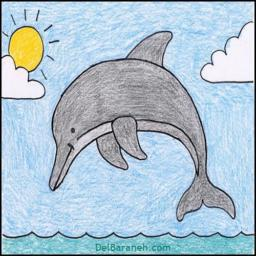
#> input picture images/0.jpg, 256 x 256 px
$ python -i get_sketch.py   (imports and definitions only)
#> lines starting #> are read from the running program, lines starting #| are printed output that depends on the picture; after the words box and inside, x2 and y2 are one past the last pixel; in counts of white or black regions, pixels touching at a corner belong together; long printed decimals are rounded
# -*- coding: utf-8 -*-
"""
Created on Fri Apr 10 22:25:28 2020

@author: kumat
"""

import numpy as np
import cv2
from matplotlib import pyplot
from skimage import measure

def cv_imread(file_path):
#> called with file_path = 'images\\0.jpg'
    cv_img = cv2.imdecode(np.fromfile(file_path, dtype=np.uint8),-1)
#> cv_img is the input picture: shape (256, 256, 3); mean B, G, R 208.4, 194.6, 173.4
    return cv_img

def smooth(name, or_img_big):
#> called with name = 'images\\0.jpg'
    print(or_img_big.shape)
#| (256, 256, 3)
    w = or_img_big.shape[1]
#> w = 256
    h = or_img_big.shape[0]
#> h = 256
    if w > h:
        w_ = w/500
        h_ = int(h/w_)
        dim = (500,h_)
        or_img = cv2.resize(or_img_big, dim)
    else:
        h_ = h/500
#> h_ = 0.512
        w_ = int(w/h_)
#> w_ = 500
        dim = (w_,500)
#> dim = (500, 500)
        or_img = cv2.resize(or_img_big, dim)
#> or_img: shape (500, 500, 3)

    print('shape small: ',or_img.shape)
#| shape small:  (500, 500, 3)
    pyplot.imshow(or_img)
    pyplot.show()
    hsv = cv2.cvtColor(or_img, cv2.COLOR_BGR2HSV)
#> hsv: shape (500, 500, 3); mean H, S, V 48.5, 50.4, 211.4
    # 取出value
    value = hsv[:,:,2]
    # covert the BGR image to an YCbCr image
    gray_img = cv2.cvtColor(or_img, cv2.COLOR_RGB2GRAY)
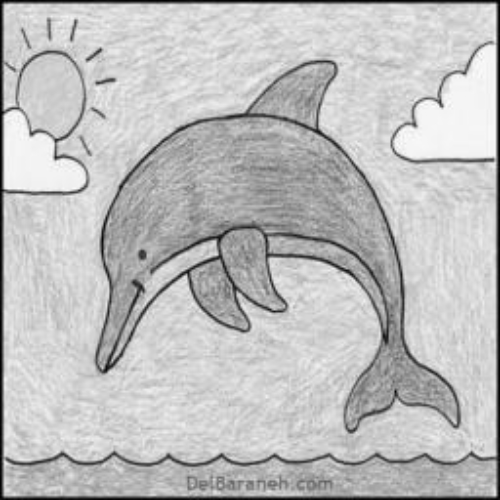
#> gray_img: shape (500, 500); min 0, max 254, mean 189.7
    gray_img_copy = gray_img.copy()
    # copy the image to create a binary mask later
    binary_mask = np.copy(gray_img)
    binary_mask_line = np.copy(gray_img)

    # get mean value of the pixels in Y plane
    gray_mean = np.mean(gray_img)
#> gray_mean = 189.7

    # get standard deviation of channel in Y plane
    gray_std = np.std(gray_img)
#> gray_std = 42.17
    print('before gray_mean: ', gray_mean)
#| before gray_mean:  189.711
    print('before gray_std: ', gray_std)
#| before gray_std:  42.168

    pyplot.imshow(gray_img,'gray')
    pyplot.show()

    # get mean value of the pixels in Y plane
    v_mean = np.mean(value)
#> v_mean = 211.4
    # get standard deviation of channel in Y plane
    v_std = np.std(value)
#> v_std = 48.26
    print('before v_mean: ', v_mean)
#| before v_mean:  211.428
    print('before v_std: ', v_std)
#| before v_std:  48.265

    a_plot = np.zeros(gray_img.shape)
    for i in range(gray_img.shape[0]):
        for j in range(gray_img.shape[1]):
            a = gray_img[i,j] - gray_mean #距離mean的距離
            binary_mask[i, j] = 0
            a_ = abs(a) / gray_std
            a_plot[i,j] = a_
            if gray_img[i,j] > gray_mean+ 0.5*gray_std:
                binary_mask[i, j] = 255
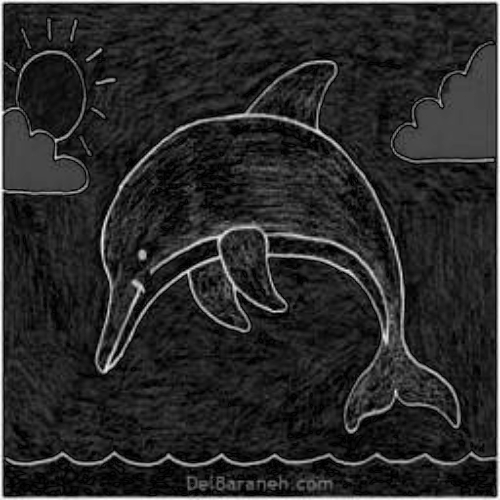
#> a_plot: shape (500, 500) float64; min 0.00685, max 4.5, mean 0.735; drawn with min black and max white
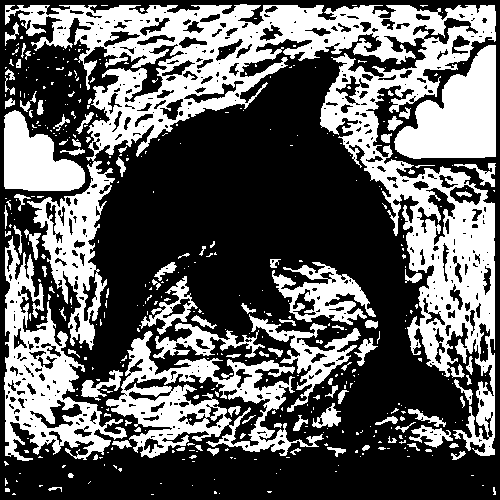
#> binary_mask: shape (500, 500); 37.9% white; 432 white regions (333 under 20 px), largest, box (x1, y1, x2, y2) and area: (5, 4, 496, 456) 49690, (4, 236, 127, 461) 9251, (106, 331, 324, 458) 9000


    pyplot.imshow(binary_mask)
    pyplot.show()

    kernel = np.ones((5,5),np.uint8)
    binary_mask = cv2.morphologyEx(binary_mask, cv2.MORPH_CLOSE, kernel)
#> binary_mask: shape (500, 500); 48.6% white; 103 white regions (85 under 20 px), largest, box (x1, y1, x2, y2) and area: (4, 4, 496, 462) 120206, (149, 262, 177, 290) 294, (50, 114, 70, 136) 165
    pyplot.imshow(binary_mask)
    pyplot.show()
    binary_mask = cv2.morphologyEx(binary_mask, cv2.MORPH_OPEN, kernel)
#> binary_mask: shape (500, 500); 46.6% white; 31 white regions, largest, box (x1, y1, x2, y2) and area: (5, 4, 496, 456) 65788, (4, 157, 378, 459) 39624, (4, 104, 85, 191) 4175
    pyplot.imshow(binary_mask)
    pyplot.show()

    for i in range(gray_img.shape[0]):
        for j in range(gray_img.shape[1]):
                if  binary_mask[i, j] == 255:
                    a_ = a_plot[i,j]
                    gray_img[i,j] -= (gray_std // a_)//3
                    hsv[i,j,2] -= v_std //3
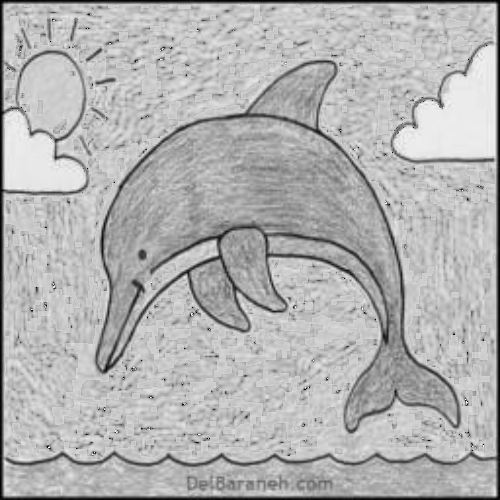
#> gray_img: shape (500, 500); min 0, max 245, mean 178.6
#> hsv: shape (500, 500, 3); mean H, S, V 48.5, 50.4, 204


    after = cv2.cvtColor(gray_img, cv2.COLOR_GRAY2RGB)
    pyplot.imshow(after)
    pyplot.show()

    gray_mean = np.mean(gray_img)
#> gray_mean = 178.6
    gray_std = np.std(gray_img)
#> gray_std = 38.09

    hist = cv2.calcHist([gray_img], [0], None, [256], [0, 256])  # ←計算直方圖資訊
#> hist = 256 values, max 7437 at index 196, min 0 at index 239, mean 976.6

    #使用MatPlot繪出 histogram

    pyplot.figure()

    pyplot.title("Grayscale Histogram")

    pyplot.xlabel("Bins")

    pyplot.ylabel("# of Pixels")

    pyplot.plot(hist)

    pyplot.xlim([0, 256])
    pyplot.axvline(x=gray_mean, color='r', linestyle='--', linewidth = 2)
    pyplot.axvline(x=gray_mean+gray_std, color='g', linestyle='--', linewidth = 2)
    pyplot.axvline(x=gray_mean-gray_std, color='g', linestyle='--', linewidth = 2)
    pyplot.show()
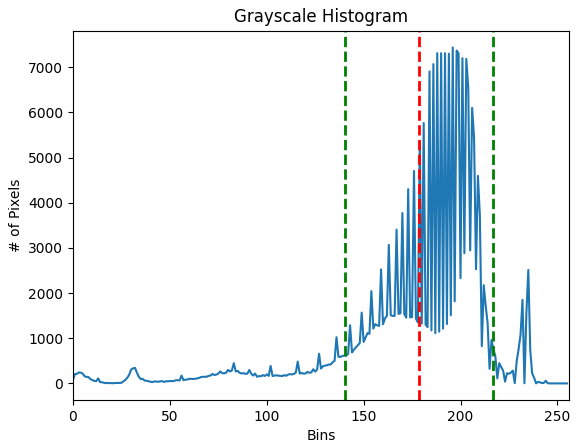
#> figure drawn by matplotlib, 1 panel; curve peaks at x = 196, y = 7437

    for i in range(gray_img.shape[0]):
        for j in range(gray_img.shape[1]):
            binary_mask[i, j] = 0
            if gray_img[i,j] < gray_mean - gray_std:
                binary_mask[i, j] = 255
#> binary_mask: shape (500, 500); 10.8% white; 668 white regions (615 under 20 px), largest, box (x1, y1, x2, y2) and area: (95, 60, 461, 434) 10863, (0, 0, 500, 500) 10150, (391, 41, 494, 163) 776

    thresh = binary_mask.copy()
    #在binary_mask用Connected-component
    labels = measure.label(thresh, connectivity=2, background=0)
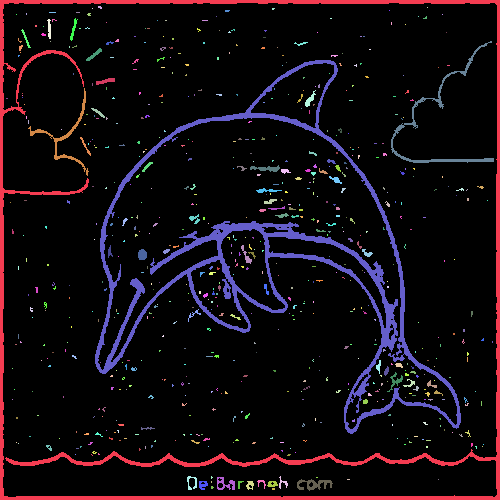
#> labels: shape (500, 500) int64; 669 distinct labels, from 0 to 668; one colour per label, 0 black
    #顯示一共貼了幾個Lables（即幾個components）
    mask = np.zeros(thresh.shape, dtype="uint8")
    print("[INFO] Total {} blobs".format(len(np.unique(labels))))
#| [INFO] Total 669 blobs

    #依序處理每個labels
    for (i, label) in enumerate(np.unique(labels)):
        #如果label=0，表示它為背景
        if label == 0:
            #print("[INFO] label: 0 (background)")
            continue
        #否則為前景，顯示其label編號
        #print("[INFO] label: {} (foreground)".format(i))

        #建立該前景的Binary圖
        labelMask = np.zeros(thresh.shape, dtype="uint8")
        labelMask[labels == label] = 255
        #有幾個非0的像素?
        numPixels = cv2.countNonZero(labelMask)

        #如果像素數目在
        if numPixels > 5:
            mask = cv2.add(mask, labelMask)
#> this loop made 669 passes
#> numPixels on passes 2 to 4: 10150, 9, 1
#> labelMask: shape (500, 500); 0% white in thin lines or dots, all inside (x1, y1, x2, y2) = (272, 488, 275, 490)
    '''
    #顯示所抓取到的
    cv2.imshow("Large Blobs", mask)
    cv2.imshow("Large", binary_mask)
    cv2.waitKey(0)
    cv2.destroyAllWindows()
    '''
    or_img = cv2.cvtColor(hsv, cv2.COLOR_HSV2BGR)

    for i in range(gray_img.shape[0]):
        for j in range(gray_img.shape[1]):
            if mask[i, j] == 0 :
                or_img[i,j] = [255,255,255]
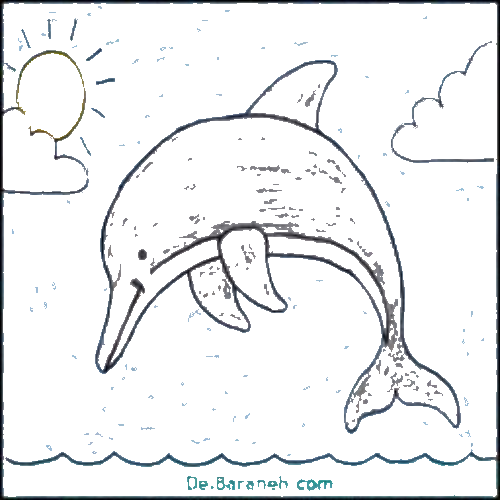
#> or_img: shape (500, 500, 3); mean R, G, B 237.3, 238.4, 239.4
    or_img = cv2.cvtColor(or_img, cv2.COLOR_BGR2RGB)
    cv2.imwrite('images/com_'+name,or_img)
    pyplot.imshow(or_img)
    pyplot.show()
    return or_img

def sketch(fileChoosed):
    fileChoosed = fileChoosed.replace('/','\\')
    print(fileChoosed)

    or_img = cv_imread(fileChoosed)
    or_img = cv2.cvtColor(or_img, cv2.COLOR_BGR2RGB)
    after = smooth(fileChoosed,or_img)
    cv2.imwrite('images/result.jpg',after)

>>> result = sketch('images/0.jpg')

$ run again, on images/1.jpg
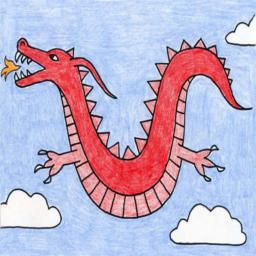
#> input picture images/1.jpg, 256 x 256 px
#> in cv_imread, cv_img is the input picture: shape (256, 256, 3); mean B, G, R 203.4, 177.8, 189.7
#| (256, 256, 3)
#| shape small:  (500, 500, 3)
#> in smooth, `gray_mean = np.mean(gray_img)`: gray_mean = 184.2
#> in smooth, `gray_std = np.std(gray_img)`: gray_std = 46.2
#| before gray_mean:  184.150
#| before gray_std:  46.198
#> v_mean = 227.9
#> v_std = 40.36
#| before v_mean:  227.920
#| before v_std:  40.365
#> after the loop in smooth, `for i in range(gray_img.shape[0]):`:
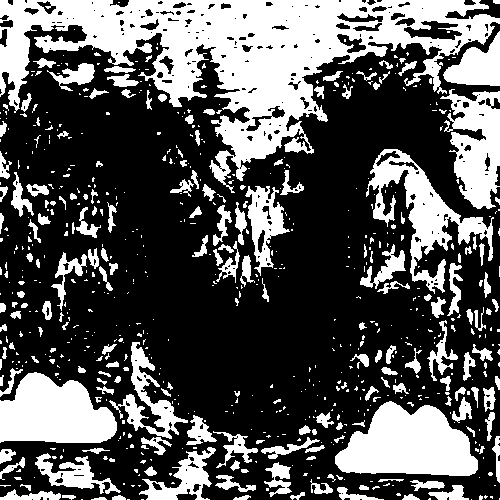
#> binary_mask: shape (500, 500); 34% white; 688 white regions (496 under 20 px), largest, box (x1, y1, x2, y2) and area: (0, 0, 500, 193) 33201, (335, 401, 478, 476) 7297, (0, 372, 117, 443) 6045
#> in smooth, `gray_mean = np.mean(gray_img)`: gray_mean = 175.8
#> in smooth, `gray_std = np.std(gray_img)`: gray_std = 42.25
#> hist = 256 values, max 8245 at index 201, min 0 at index 0, mean 976.6
#> labels: shape (500, 500) int64; 66 distinct labels, from 0 to 65
#| [INFO] Total 66 blobs
#> the loop in smooth, `for (i, label) in enumerate(np.unique(labels)):` made 66 passes
#> numPixels on passes 2 to 9: 3, 5, 6, 1, 469, 1, 2, 4
#> after the loop in smooth, `for i in range(gray_img.shape[0]):`:
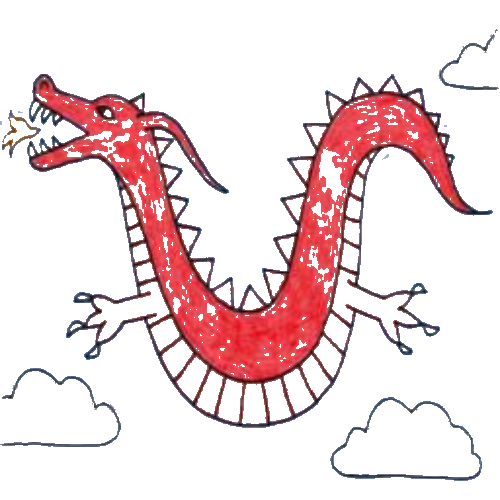
#> or_img: shape (500, 500, 3); mean R, G, B 238.5, 218.7, 220.7

$ run again, on images/2.jpg
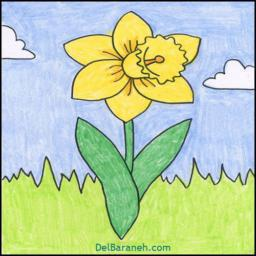
#> input picture images/2.jpg, 256 x 256 px
#> in cv_imread, cv_img is the input picture: shape (256, 256, 3); mean B, G, R 167.1, 205.5, 185.1
#| (256, 256, 3)
#| shape small:  (500, 500, 3)
#> in smooth, `gray_mean = np.mean(gray_img)`: gray_mean = 194.9
#> in smooth, `gray_std = np.std(gray_img)`: gray_std = 38.73
#| before gray_mean:  194.862
#| before gray_std:  38.733
#> v_mean = 223.2
#> v_std = 43.13
#| before v_mean:  223.150
#| before v_std:  43.130
#> after the loop in smooth, `for i in range(gray_img.shape[0]):`:
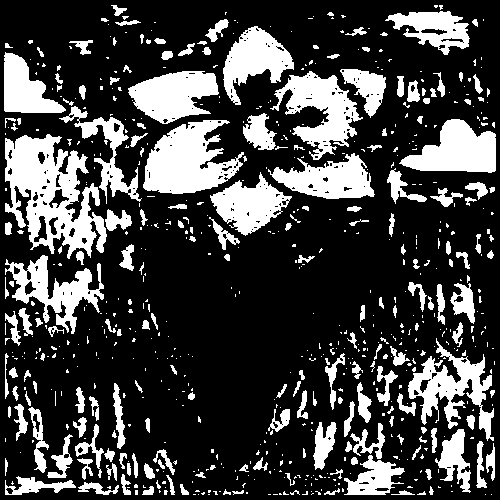
#> binary_mask: shape (500, 500); 26% white; 687 white regions (487 under 20 px), largest, box (x1, y1, x2, y2) and area: (5, 134, 107, 259) 6779, (143, 120, 244, 194) 4572, (270, 71, 363, 160) 3582
#> in smooth, `gray_mean = np.mean(gray_img)`: gray_mean = 189.6
#> in smooth, `gray_std = np.std(gray_img)`: gray_std = 36.55
#> hist = 256 values, max 10825 at index 209, min 0 at index 242, mean 976.6
#> labels: shape (500, 500) int64; 135 distinct labels, from 0 to 134
#| [INFO] Total 135 blobs
#> the loop in smooth, `for (i, label) in enumerate(np.unique(labels)):` made 135 passes
#> numPixels on passes 2 to 9: 25957, 1, 1, 3, 1, 2, 3, 596
#> after the loop in smooth, `for i in range(gray_img.shape[0]):`:
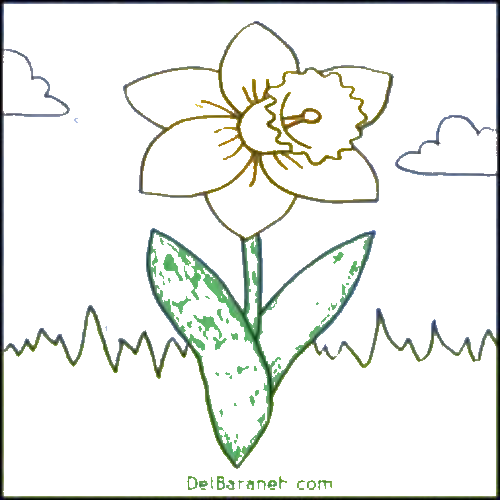
#> or_img: shape (500, 500, 3); mean R, G, B 236.6, 238.9, 235.2

$ run again, on images/3.png
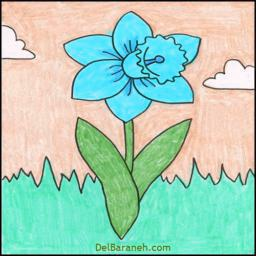
#> input picture images/3.png, 256 x 256 px
#> in cv_imread, cv_img is the input picture: shape (256, 256, 3); mean B, G, R 185.1, 205.5, 167.1
#| (256, 256, 3)
#| shape small:  (500, 500, 3)
#> in smooth, `gray_mean = np.mean(gray_img)`: gray_mean = 191.5
#> in smooth, `gray_std = np.std(gray_img)`: gray_std = 39.63
#| before gray_mean:  191.543
#| before gray_std:  39.633
#> v_mean = 223.2
#> v_std = 43.13
#| before v_mean:  223.150
#| before v_std:  43.130
#> in smooth, `gray_mean = np.mean(gray_img)`: gray_mean = 184.3
#> in smooth, `gray_std = np.std(gray_img)`: gray_std = 35.65
#> hist = 256 values, max 10822 at index 195, min 0 at index 241, mean 976.6
#> labels: shape (500, 500) int64; 133 distinct labels, from 0 to 132
#| [INFO] Total 133 blobs
#> the loop in smooth, `for (i, label) in enumerate(np.unique(labels)):` made 133 passes
#> numPixels on passes 2 to 9: 24495, 2, 2, 3, 3, 4, 5, 1
#> after the loop in smooth, `for i in range(gray_img.shape[0]):`:
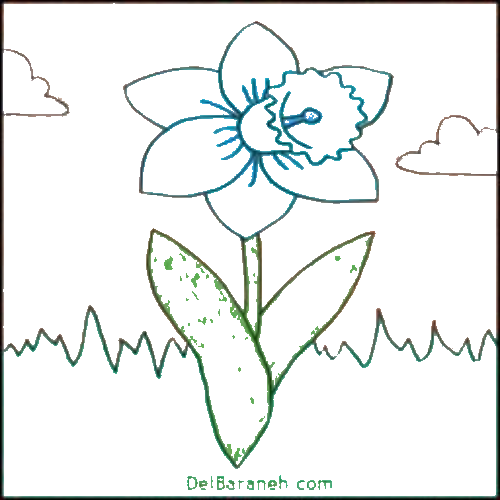
#> or_img: shape (500, 500, 3); mean R, G, B 236.1, 239.6, 238.2
